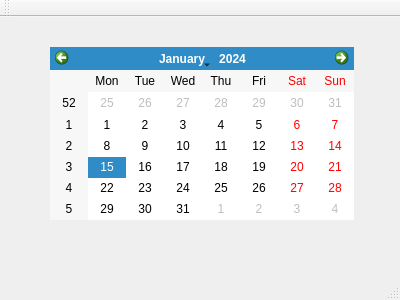
<?xml version="1.0" encoding="UTF-8"?>
<ui version="4.0">
 <class>MainWindow</class>
 <widget class="QMainWindow" name="MainWindow">
  <property name="geometry">
   <rect>
    <x>0</x>
    <y>0</y>
    <width>400</width>
    <height>300</height>
   </rect>
  </property>
  <property name="windowTitle">
   <string>MainWindow</string>
  </property>
  <widget class="QWidget" name="centralWidget">
   <widget class="QCalendarWidget" name="calendarWidget">
    <property name="geometry">
     <rect>
      <x>50</x>
      <y>30</y>
      <width>304</width>
      <height>173</height>
     </rect>
    </property>
   </widget>
  </widget>
  <widget class="QMenuBar" name="menuBar">
   <property name="geometry">
    <rect>
     <x>0</x>
     <y>0</y>
     <width>400</width>
     <height>22</height>
    </rect>
   </property>
  </widget>
  <widget class="QToolBar" name="mainToolBar">
   <attribute name="toolBarArea">
    <enum>TopToolBarArea</enum>
   </attribute>
   <attribute name="toolBarBreak">
    <bool>false</bool>
   </attribute>
  </widget>
  <widget class="QStatusBar" name="statusBar"/>
 </widget>
 <layoutdefault spacing="6" margin="11"/>
 <resources/>
 <connections/>
</ui>
